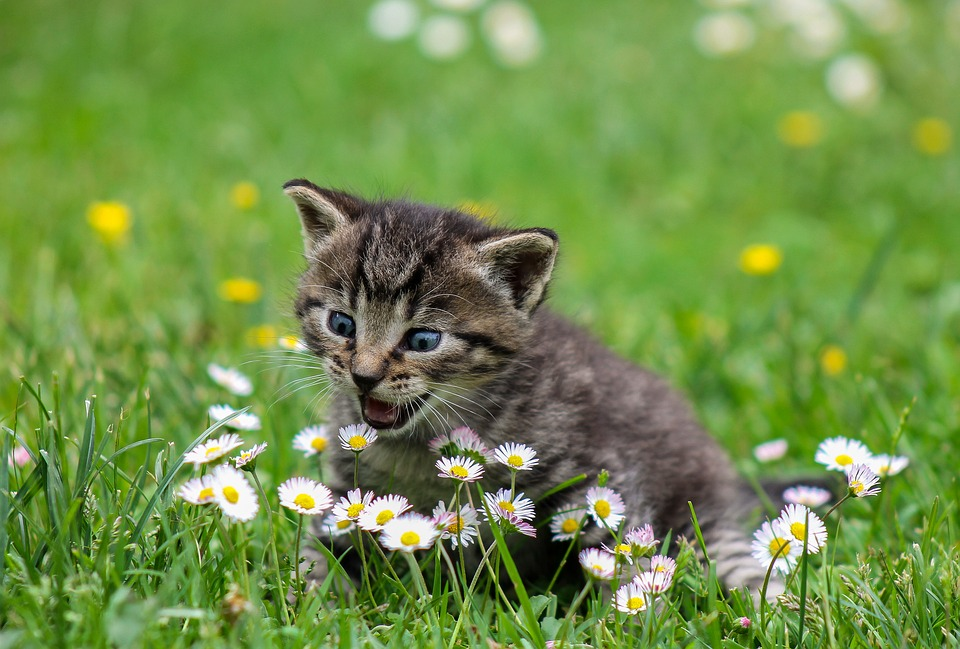
#> input picture angry cat.jpg, 960 x 649 px
$ python my_convolution.py
#> lines starting #> are read from the running program, lines starting #| are printed output that depends on the picture; after the words box and inside, x2 and y2 are one past the last pixel; in counts of white or black regions, pixels touching at a corner belong together
# -*- coding: utf-8 -*-
"""
Created on Tue Jan 22 23:02:50 2019
@author: Chandrasekar
"""

#Importing numpy and opencv
import numpy as np
import cv2

#Loading the angry cat image in grayscale
angry_cat = cv2.imread("angry cat.jpg",0)
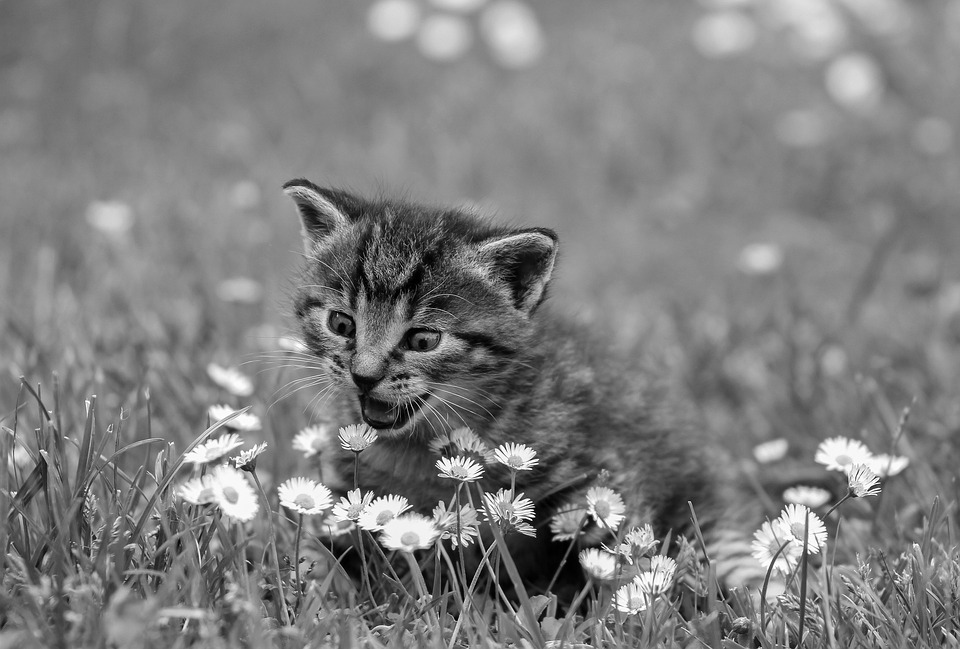
#> angry_cat: shape (649, 960); min 0, max 255, mean 127
angry_cat_color = cv2.imread("angry cat.jpg")
#> angry_cat_color is the input picture: shape (649, 960, 3); mean B, G, R 73.5, 144.2, 113.6

#Resizing the image into 256x256 and displaying the resized image
angry_cat_resized = cv2.resize(angry_cat, (256,256))
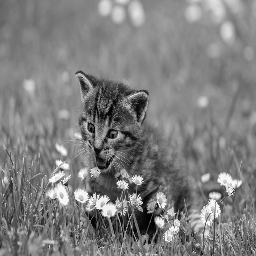
#> angry_cat_resized: shape (256, 256); min 0, max 254, mean 126.8
cv2.imshow("resized cat img",angry_cat_resized)
cv2.waitKey(0)
cv2.destroyAllWindows()
#explicit vertical edge detecting filters
vertical_edge_filter = np.array([[1,0,-1],
                        [1,0,-1],
                        [1,0,-1]])

#explicit horizontal edge detecting filters
horizontal_edge_filter = np.array([[1,1,1],
                        [0,0,0],
                        [-1,-1,-1]])


#Defining the function to perform convolution by a single filter over an image and to produce the feature map
def my_conv(img, conv_filters):

    feature_map = np.zeros((img.shape[0]-conv_filters.shape[0]+1,
                              img.shape[1] - conv_filters.shape[1]+1))

    for i in range(feature_map.shape[0]):
        for j in range(feature_map.shape[1]):
            feature_map[i,j] = np.sum(img[i:(i+conv_filters.shape[0]),j:(j+conv_filters.shape[1])]*conv_filters)
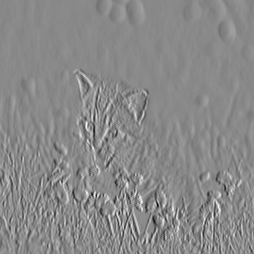
#> feature_map: shape (254, 254) float64; min -633, max 541, mean -0.2; drawn with min black and max white

    return feature_map

#applying the vertical edge filter on the cat image
features_vertical = my_conv(angry_cat_resized,vertical_edge_filter)
cv2.imshow("vertical features", features_vertical)
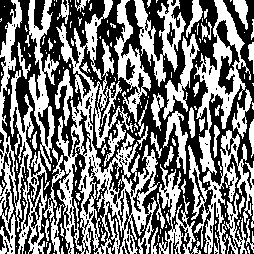
#> window 'vertical features': shape (254, 254); 47.8% white; 201 white regions (146 under 20 px), largest, box (x1, y1, x2, y2) and area: (56, 0, 160, 254) 7965, (188, 0, 254, 254) 5717, (0, 0, 47, 254) 4019
cv2.waitKey(0)
cv2.destroyAllWindows()


#applying the horizontal edge filter on the cat image
features_horizontal = my_conv(angry_cat_resized,horizontal_edge_filter)
#> after the loop in my_conv (call 2), `for i in range(feature_map.shape[0]):`:
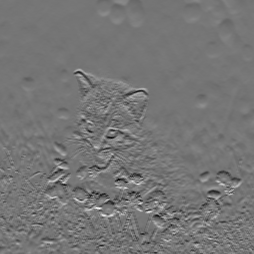
#> feature_map: shape (254, 254) float64; min -530, max 616, mean 0.6; drawn with min black and max white
cv2.imshow("horizontal features", features_horizontal)
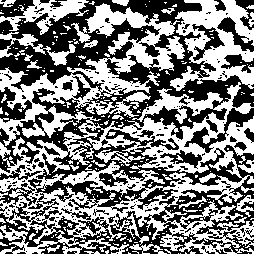
#> window 'horizontal features': shape (254, 254); 50.2% white; 245 black regions (208 under 20 px), largest, box (x1, y1, x2, y2) and area: (0, 0, 254, 254) 25943, (184, 108, 254, 153) 714, (0, 87, 32, 123) 534
cv2.waitKey(0)
cv2.destroyAllWindows()

#Random filter which can turn out to detect any random shape or feature
random_filter = 2*np.random.rand(3,3) - 1

#applying the random filter on the cat image
features_random = my_conv(angry_cat_resized,random_filter)
#> after the loop in my_conv (call 3), `for i in range(feature_map.shape[0]):`:
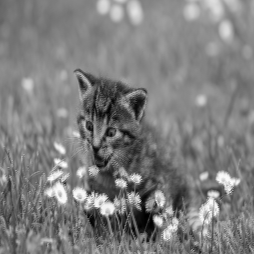
#> feature_map: shape (254, 254) float64; min 3.95, max 644.3, mean 323; drawn with min black and max white
cv2.imshow("random features", features_random)
cv2.waitKey(0)
cv2.destroyAllWindows()
